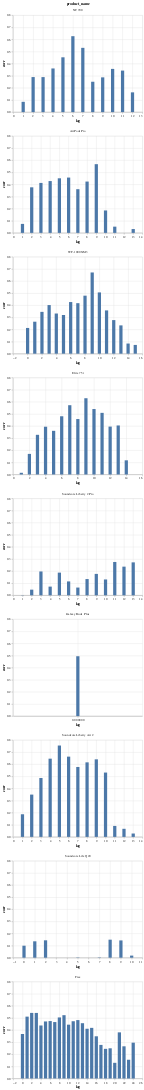

Here is the notebook cell this chart was saved with:
### Code cell
alt.Chart(df_corr).mark_bar(size=10).encode(
    x=alt.X('lag'),
    y=alt.Y('corr', 
            #scale=alt.Scale(domain=[0,1])
           ),
    facet=alt.Facet(
        'product_name',
        columns=1,
        sort=['NC700', 'AirPods Pro', 'WF-1000XM3', 'Elite 75t', 'Soundcore Liberty 2 Pro', 'Galaxy Buds Plus', 'Soundcore Liberty Air 2', 'Soundcore Life Q20', 'Free']
    )
).transform_filter(
    datum.corr > 0
).resolve_scale(x='independent')

### Figure 1 — Vega-Lite specification as saved in the notebook (floating-point values rounded to 4 significant figures; data arrays with more than 128 entries replaced by an {"elided": "..."} marker saying what was removed)
{"config": {"view": {"continuousWidth": 400, "continuousHeight": 300}}, "data": {"name": "data-2580bbccf4600eba7c638c2ffb7f0445"}, "mark": {"type": "bar", "size": 10}, "encoding": {"facet": {"type": "nominal", "columns": 1, "field": "product_name", "sort": ["NC700", "AirPods Pro", "WF-1000XM3", "Elite 75t", "Soundcore Liberty 2 Pro", "Galaxy Buds Plus", "Soundcore Liberty Air 2", "Soundcore Life Q20", "Free"]}, "x": {"type": "quantitative", "field": "lag"}, "y": {"type": "quantitative", "field": "corr"}}, "resolve": {"scale": {"x": "independent"}}, "transform": [{"filter": "(datum.corr > 0)"}], "$schema": "https://vega.github.io/schema/vega-lite/v4.8.1.json", "datasets": {"data-2580bbccf4600eba7c638c2ffb7f0445": {"elided": "153 records"}}}
